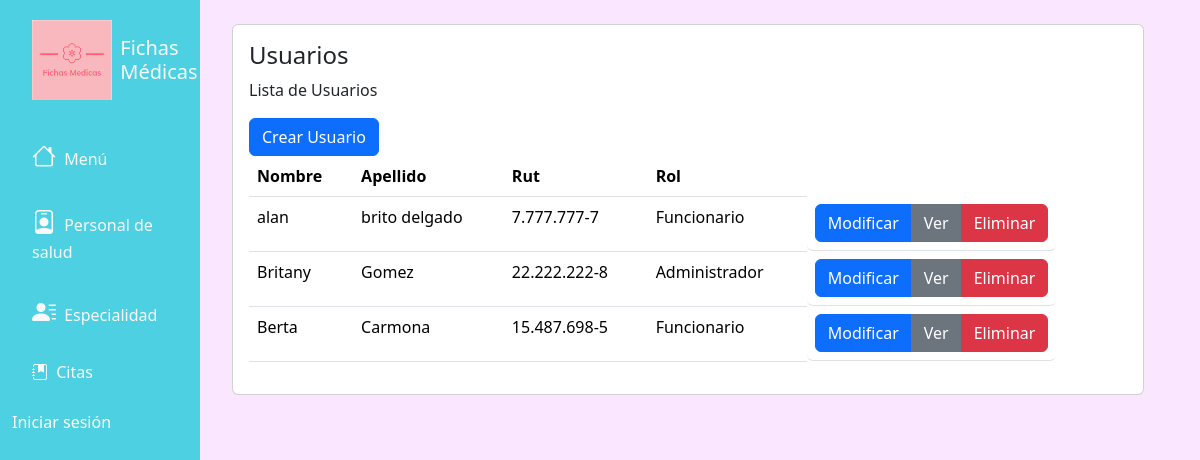
The app's page /usuarios/, older data.
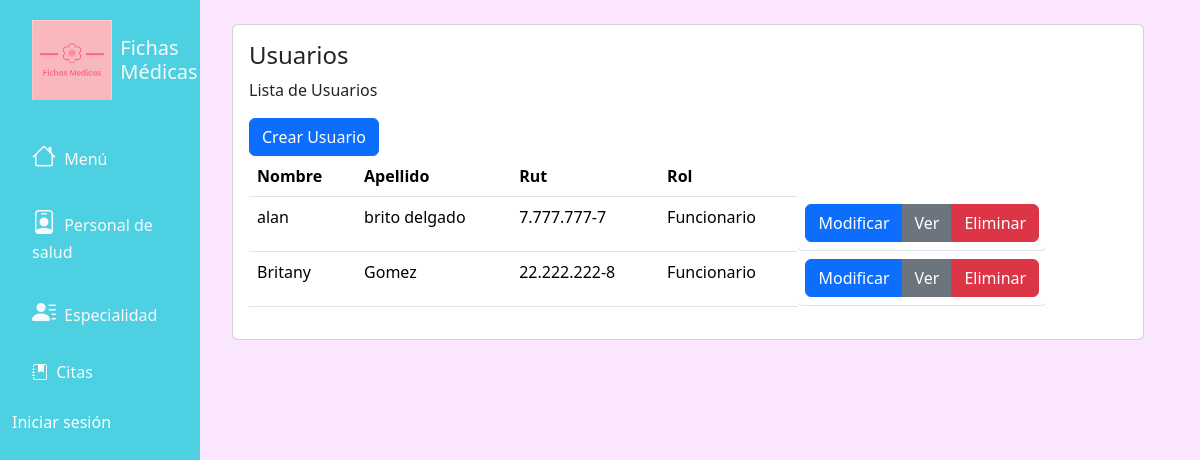
The same page, newer data.
### fichasapp/models.py (models this page shows, shortened)
class Usuario(models.Model):
    ROL = (('Administrador', 'Administrador'),
           ('Funcionario', 'Funcionario'),
           ('Usuario', 'Usuario'),
           )
    nombre = models.CharField(max_length=50, null=True)
    apellido = models.CharField(max_length=50, null=True)
    rut = models.CharField(max_length=13, null=True)
    correo = models.EmailField(max_length=50, null=True)
    rol = models.CharField(max_length=200, null=True, choices=ROL)

### fichasapp/views.py (the view)
# urls.py: path('usuarios/', views.usuarios, name='usuarios'),
def usuarios(request):
    usuarios = Usuario.objects.all()
    return render(request, 'usuarios/usuarios.html', {'usuarios': usuarios})

### templates/usuarios/usuarios.html
{% extends 'base.html' %}
{% block content %}
<div class="page-content page-container" id="page-content">
    <div class="padding">
        <div class="row container d-flex justify-content-center">
        <div class="col-lg-12 grid-margin stretch-card">
              <div class="card">
                <div class="card-body">
                  <h4 class="card-title">Usuarios</h4>
                  <p class="card-description">
                    Lista de Usuarios
                  </p>
                  <div class="table-responsive">
                    <a name="" id="" class="btn btn-primary" href="{% url 'crear_usuario' %}" role="button">Crear Usuario</a>
                    <table class="table">
                      <thead>
                        <tr>
                          <th>Nombre</th>
                          <th>Apellido</th>
                          <th>Rut</th>
                          <th>Rol</th>
                        </tr>
                      </thead>
                      <tbody>
                        {% for usuario in usuarios %}
                        <tr>
                          <td>{{usuario.nombre}}</td>
                          <td>{{usuario.apellido}}</td>
                          <td>{{usuario.rut}}</td>
                          <td>{{usuario.rol}}</td>
                          <td class="btn-group" role="group" aria-label="Basic mixed styles example">
                            <a name="" id="" class="btn btn-primary" href="{% url 'modificar_usuario' usuario.id %}" role="button">Modificar</a>
                            <a name="" id="" class="btn btn-secondary" href="{% url 'mostrar_usuario' usuario.id %}" role="button">Ver</a>
                            <a name="" id="" class="btn btn-danger" href="{% url 'eliminar_usuario' usuario.id %}" role="button">Eliminar</a>
                          </td>
                        </tr>
                        {% endfor %}
                      </tbody>
                    </table>
                  </div>
                </div>
              </div>
            </div>
            </div>
              </div>
            </div>
{% endblock content %}

Row changes from the older to the newer data that the page shows:
removed Usuario: nombre "Berta", apellido "Carmona", rut "15.487.698-5", rol "Funcionario"
changed Usuario "Britany": rol "Administrador" → "Funcionario"
